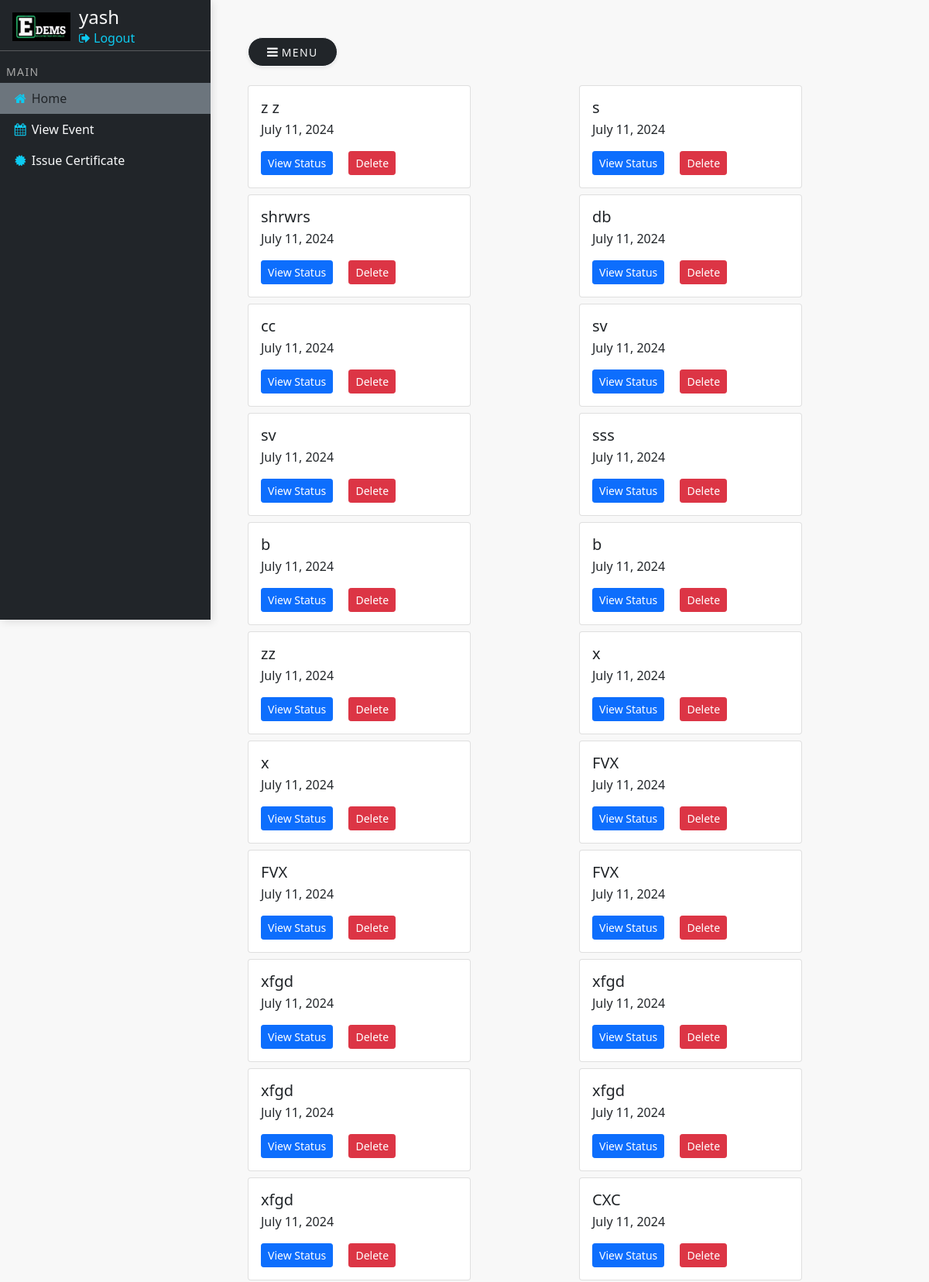
The page /certificate/view_certificate_status (signed in, upper part) on the database its author committed.
### certificate/models.py (models this page shows, shortened)
class Event(models.Model):
	user = models.ForeignKey(User, on_delete=models.CASCADE)
	event_name = models.CharField(max_length=250)
	date = models.DateField(auto_now_add=True)
	csv_file = models.FileField(upload_to="certificates/csv_files/")
	template = models.FileField(upload_to="certificates/templates/")
	email_column = models.CharField(max_length=250, null=True, blank=True)
	subject = models.CharField(max_length=250, null=True)
	message = models.TextField(null=True, blank=True)
	slug = models.SlugField(null=True, blank=True)

### certificate/views.py (the view)
# urls.py: path('view_certificate_status', view_certificate_status, name="view_certificate_status"),
@login_required
def view_certificate_status(request):
    return render(request, 'certificate/view_certificate_status.html', {
        'events': Event.objects.filter(user=request.user)
    })

### templates/certificate/view_certificate_status.html (shortened to what this page needs)
{% extends 'base.html' %}
{% block body %}
<div class="row">
	{% for event in events %}
	<div class="col-md mb-2">
		<div class="card" style="width: 18rem;">
		  <div class="card-body">
		    <h5 class="card-title">{{event.event_name}}</h5>
		    <p class="card-text">{{event.date}}</p>
		    <a href="{% url 'track' event.id event.slug %}" class="card-link btn btn-sm btn-primary">View Status</a>
		    <a href="{% url 'delete_event' event.id event.slug %}" class="card-link btn btn-sm btn-danger float-right">Delete</a>
		  </div>
		</div>
	</div>
	{% endfor %}
</div>
{% endblock body %}

### templates/base.html (shortened to what this page needs)
<!DOCTYPE html>
{% load static %}
<html>
<head>
  <link rel="stylesheet" type="text/css" href="{% static 'css/bootstrap.min.css' %}">
  <link href="{% static 'font-awesome/css/font-awesome.min.css' %}" rel="stylesheet">
  <link rel="stylesheet" type="text/css" href="{% static 'css/style.css' %}">
</head>
<body>
<div class="vertical-nav bg-dark" id="sidebar">
  <div class="pt-2 pb-0 px-3 mb-1 bg-dark">
    <div class="media d-flex align-items-center"><img src="{% static 'img/logo.png' %}" alt="CodinGunda" width="75" class="mr-3 ">
      {% if request.user.is_authenticated %}
      <div class="media-body m-2 mt-0 mb-0 mr-0" style="padding-left: 3px;">
        <h4 class="m-0">{{request.user.first_name}}</h4>
        <p class="font-weight-light text-muted m-0"><a href="{% url 'logout' %}" class="text-decoration-none text-info"><i class="fa fa-sign-out"></i> Logout</a></p>
      </div>
      {% endif %}
    </div>
  </div>
  <hr class="mt-0" />
  <p class="text-gray font-weight-bold text-uppercase px-2 small pb-1 mb-0">Main</p>
  <ul class="nav flex-column bg-dark mb-0">
    <li class="nav-item">
      <a href="{% url 'home' %}" class="nav-link text-dark font-italic bg-secondary">
                <i class="fa fa-home mr-3 text-info fa-fw"></i>
                Home
            </a>
    </li>
    <li class="nav-item">
      <a href="{% url 'view_certificate_status' %}" class="nav-link text-light font-italic">
                <i class="fa fa-calendar mr-3 text-info fa-fw"></i>
                 View Event
            </a>
    </li>
    <li class="nav-item">
      <a href="{% url 'certificate-home' %}" class="nav-link text-light font-italic">
                <i class="fa fa-certificate mr-3 text-info fa-fw"></i>
                Issue Certificate
            </a>
    </li>
  </ul>
</div>
<div class="page-content p-5" id="content">
  <button id="sidebarCollapse" type="button" class="btn btn-light bg-dark text-light rounded-pill shadow-sm px-4 mb-4"><i class="fa fa-bars"></i><small class="text-uppercase font-weight-bold"> Menu</small></button>
  <main>
    {% block  body %}
    {% endblock body %}
  </main>
</div>
</body>
</html>

### static/css/style.css (style rules this page uses)
body { background-color: #f8f8f8; }
.vertical-nav { min-width: 17rem; width: 17rem; height: 100vh; position: fixed; top: 0; left: 0; box-shadow: 3px 3px 10px rgba(0, 0, 0, 0.1); transition: all 0.4s; color: #f8f8f8; }
.page-content { width: calc(100% - 17rem); margin-left: 17rem; transition: all 0.4s; }
body { background: #f8f8f8; }
.text-uppercase { letter-spacing: 0.1em; }
.text-gray { color: #aaa; }

### rows shown on the page
Event: event_name "z z", date "July 11, 2024"
Event: event_name "s", date "July 11, 2024"
Event: event_name "shrwrs", date "July 11, 2024"
Event: event_name "db", date "July 11, 2024"
Event: event_name "cc", date "July 11, 2024"
Event: event_name "sv", date "July 11, 2024"
Event: event_name "sv", date "July 11, 2024"
Event: event_name "sss", date "July 11, 2024"
Event: event_name "b", date "July 11, 2024"
Event: event_name "b", date "July 11, 2024"
Event: event_name "zz", date "July 11, 2024"
Event: event_name "x", date "July 11, 2024"
Event: event_name "x", date "July 11, 2024"
Event: event_name "FVX", date "July 11, 2024"
Event: event_name "FVX", date "July 11, 2024"
Event: event_name "FVX", date "July 11, 2024"
Event: event_name "xfgd", date "July 11, 2024"
Event: event_name "xfgd", date "July 11, 2024"
Event: event_name "xfgd", date "July 11, 2024"
Event: event_name "xfgd", date "July 11, 2024"
Event: event_name "xfgd", date "July 11, 2024"
Event: event_name "CXC", date "July 11, 2024"

### other values the page prints
{{ request.user.first_name }} "yash"
